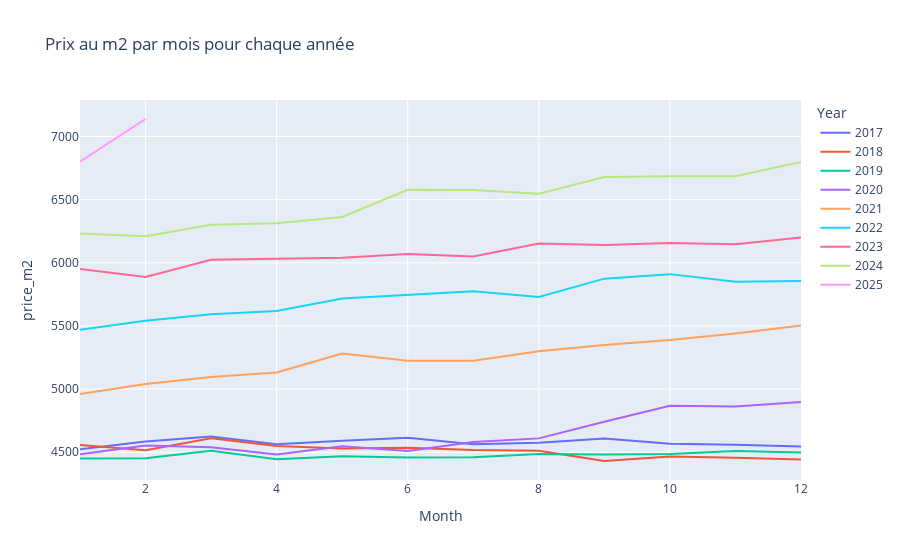

The cell this chart's notebook holds for it:
### Code cell
# on plot le prix au m2 par mois pour chaque année

fig = px.line(df_grouped, x="Month", y="price_m2", color="Year", title="Prix au m2 par mois pour chaque année")

fig.show()

### Figure 1 — Plotly figure (JSON) as saved in the notebook; plotly's stock layout.template omitted (floating-point values rounded to 4 significant figures)
{"data": [{"hovertemplate": "Year=2017<br>Month=%{x}<br>price_m2=%{y}<extra></extra>", "legendgroup": "2017", "line": {"color": "#636efa", "dash": "solid"}, "marker": {"symbol": "circle"}, "mode": "lines", "name": "2017", "orientation": "v", "showlegend": true, "type": "scatter", "x": [1, 2, 3, 4, 5, 6, 7, 8, 9, 10, 11, 12], "xaxis": "x", "y": [4524.0, 4585.0, 4624.0, 4564.0, 4592.0, 4615.0, 4564.0, 4575.0, 4610.0, 4568.0, 4560.0, 4546.0], "yaxis": "y"}, {"hovertemplate": "Year=2018<br>Month=%{x}<br>price_m2=%{y}<extra></extra>", "legendgroup": "2018", "line": {"color": "#EF553B", "dash": "solid"}, "marker": {"symbol": "circle"}, "mode": "lines", "name": "2018", "orientation": "v", "showlegend": true, "type": "scatter", "x": [1, 2, 3, 4, 5, 6, 7, 8, 9, 10, 11, 12], "xaxis": "x", "y": [4557.0, 4516.0, 4612.0, 4549.0, 4531.0, 4536.0, 4517.0, 4513.0, 4431.0, 4467.0, 4456.0, 4443.0], "yaxis": "y"}, {"hovertemplate": "Year=2019<br>Month=%{x}<br>price_m2=%{y}<extra></extra>", "legendgroup": "2019", "line": {"color": "#00cc96", "dash": "solid"}, "marker": {"symbol": "circle"}, "mode": "lines", "name": "2019", "orientation": "v", "showlegend": true, "type": "scatter", "x": [1, 2, 3, 4, 5, 6, 7, 8, 9, 10, 11, 12], "xaxis": "x", "y": [4451.0, 4453.0, 4511.0, 4445.0, 4469.0, 4460.0, 4461.0, 4486.0, 4483.0, 4487.0, 4510.0, 4499.0], "yaxis": "y"}, {"hovertemplate": "Year=2020<br>Month=%{x}<br>price_m2=%{y}<extra></extra>", "legendgroup": "2020", "line": {"color": "#ab63fa", "dash": "solid"}, "marker": {"symbol": "circle"}, "mode": "lines", "name": "2020", "orientation": "v", "showlegend": true, "type": "scatter", "x": [1, 2, 3, 4, 5, 6, 7, 8, 9, 10, 11, 12], "xaxis": "x", "y": [4484.0, 4555.0, 4539.0, 4483.0, 4547.0, 4510.0, 4581.0, 4610.0, 4742.0, 4868.0, 4862.0, 4899.0], "yaxis": "y"}, {"hovertemplate": "Year=2021<br>Month=%{x}<br>price_m2=%{y}<extra></extra>", "legendgroup": "2021", "line": {"color": "#FFA15A", "dash": "solid"}, "marker": {"symbol": "circle"}, "mode": "lines", "name": "2021", "orientation": "v", "showlegend": true, "type": "scatter", "x": [1, 2, 3, 4, 5, 6, 7, 8, 9, 10, 11, 12], "xaxis": "x", "y": [4961.0, 5042.0, 5097.0, 5132.0, 5282.0, 5225.0, 5224.0, 5300.0, 5350.0, 5388.0, 5441.0, 5505.0], "yaxis": "y"}, {"hovertemplate": "Year=2022<br>Month=%{x}<br>price_m2=%{y}<extra></extra>", "legendgroup": "2022", "line": {"color": "#19d3f3", "dash": "solid"}, "marker": {"symbol": "circle"}, "mode": "lines", "name": "2022", "orientation": "v", "showlegend": true, "type": "scatter", "x": [1, 2, 3, 4, 5, 6, 7, 8, 9, 10, 11, 12], "xaxis": "x", "y": [5470.0, 5541.0, 5592.0, 5619.0, 5718.0, 5750.0, 5776.0, 5729.0, 5875.0, 5911.0, 5851.0, 5856.0], "yaxis": "y"}, {"hovertemplate": "Year=2023<br>Month=%{x}<br>price_m2=%{y}<extra></extra>", "legendgroup": "2023", "line": {"color": "#FF6692", "dash": "solid"}, "marker": {"symbol": "circle"}, "mode": "lines", "name": "2023", "orientation": "v", "showlegend": true, "type": "scatter", "x": [1, 2, 3, 4, 5, 6, 7, 8, 9, 10, 11, 12], "xaxis": "x", "y": [5952.0, 5888.0, 6024.0, 6035.0, 6040.0, 6070.0, 6050.0, 6153.0, 6142.0, 6157.0, 6147.0, 6200.0], "yaxis": "y"}, {"hovertemplate": "Year=2024<br>Month=%{x}<br>price_m2=%{y}<extra></extra>", "legendgroup": "2024", "line": {"color": "#B6E880", "dash": "solid"}, "marker": {"symbol": "circle"}, "mode": "lines", "name": "2024", "orientation": "v", "showlegend": true, "type": "scatter", "x": [1, 2, 3, 4, 5, 6, 7, 8, 9, 10, 11, 12], "xaxis": "x", "y": [6233.0, 6211.0, 6302.0, 6313.0, 6363.0, 6579.0, 6577.0, 6547.0, 6680.0, 6686.0, 6685.0, 6800.0], "yaxis": "y"}, {"hovertemplate": "Year=2025<br>Month=%{x}<br>price_m2=%{y}<extra></extra>", "legendgroup": "2025", "line": {"color": "#FF97FF", "dash": "solid"}, "marker": {"symbol": "circle"}, "mode": "lines", "name": "2025", "orientation": "v", "showlegend": true, "type": "scatter", "x": [1, 2], "xaxis": "x", "y": [6801.0, 7139.0], "yaxis": "y"}], "layout": {"legend": {"title": {"text": "Year"}, "tracegroupgap": 0}, "title": {"text": "Prix au m2 par mois pour chaque année"}, "xaxis": {"anchor": "y", "domain": [0, 1], "title": {"text": "Month"}}, "yaxis": {"anchor": "x", "domain": [0, 1], "title": {"text": "price_m2"}}}}
